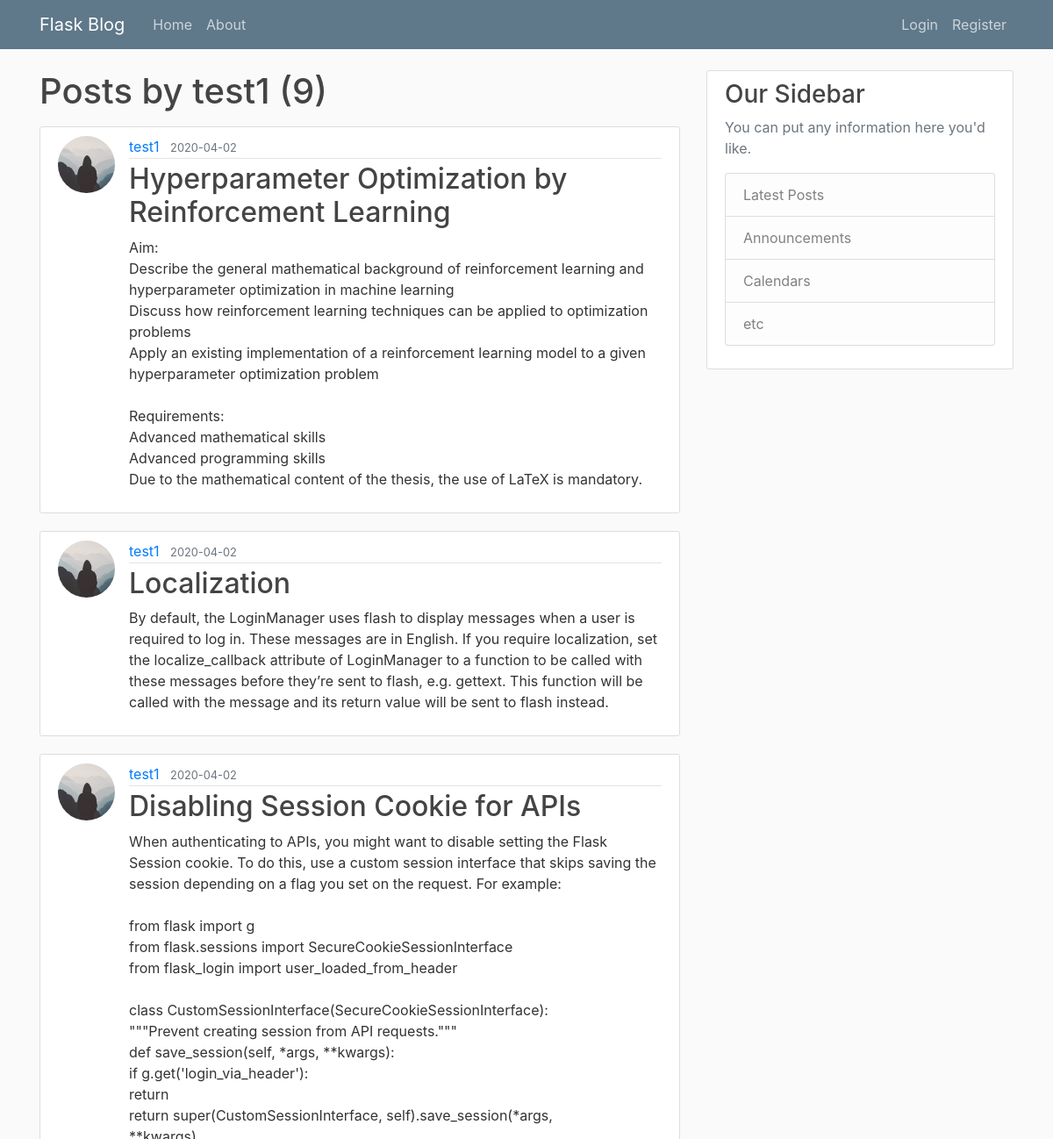
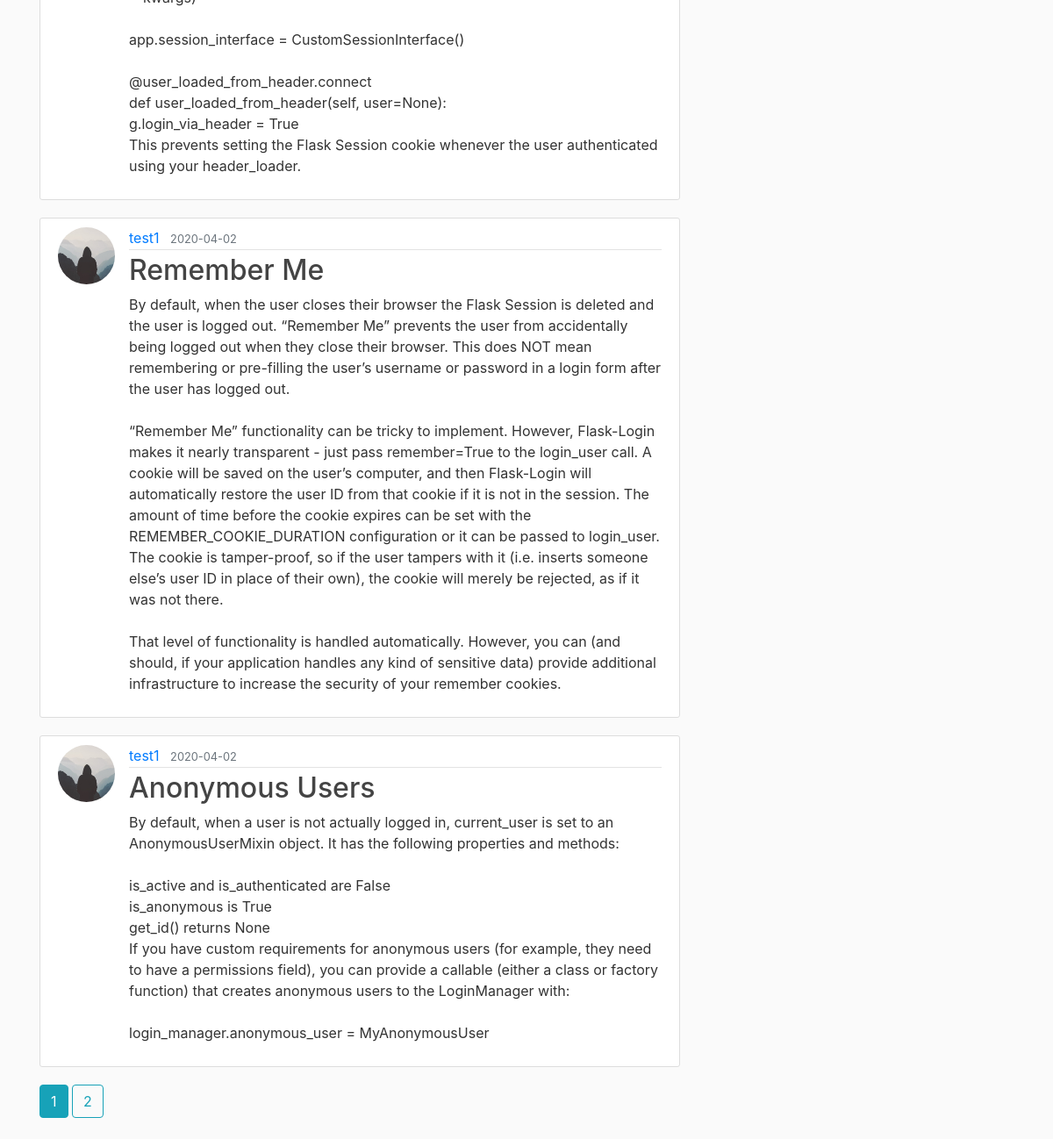
The app's page /user/test1 with its own data (2 pictures, top to bottom).
### flaskblog/models.py (models this page shows, shortened)
class User(db.Model, UserMixin):
    id = db.Column(db.Integer, primary_key=True)
    username = db.Column(db.String(20), unique=True, nullable=False)
    email = db.Column(db.String(120), unique=True, nullable=False)
    image_file = db.Column(db.String(20), nullable=False, default='default.jpg')
    password = db.Column(db.String(60),nullable=False)
    posts = db.relationship('Post',backref='author',lazy=True)

class Post(db.Model):
    id = db.Column(db.Integer, primary_key=True)
    title = db.Column(db.String(100), nullable=False)
    date_posted = db.Column(db.DateTime, nullable=False,default=datetime.utcnow)
    content = db.Column(db.Text, nullable=False)
    user_id = db.Column(db.Integer, db.ForeignKey('user.id'),nullable=False)

### flaskblog/users/routes.py (the view)
@users.route("/user/<string:username>")
def user_posts(username):
    page = request.args.get('page', 1, type=int)
    user = User.query.filter_by(username=username).first_or_404()
    posts = Post.query.filter_by(author=user)\
        .order_by(Post.date_posted.desc())\
        .paginate(page=page, per_page=5)
    return render_template('user_posts.html', posts=posts, user=user)

### flaskblog/templates/user_posts.html
{% extends "layout.html" %}
{% block content %}
<h1 class="mb-3">Posts by {{ user.username }} ({{ posts.total }})</h1>
{% for post in posts.items %}
<article class="media content-section">
    <img class="rounded-circle article-img"
        src="{{ url_for('static', filename='profile_pics/'+post.author.image_file) }}">
    <div class="media-body">
        <div class="article-metadata">
            <a class="mr-2" href="{{ url_for('users.user_posts', username=post.author.username) }}">{{ post.author.username }}</a>
            <small class="text-muted">{{ post.date_posted.strftime("%Y-%m-%d") }}</small>
        </div>
        <h2><a class="article-title" href="{{ url_for('posts.post',post_id=post.id) }}">{{ post.title }}</a></h2>
        <p class="article-content">{{ post.content }}</p>
    </div>
</article>
{% endfor %}
{% for page_num in posts.iter_pages(left_edge=1, right_edge=1, left_current=1, right_current=2) %}
{% if page_num %}
    {% if posts.page == page_num %}
        <a class="btn btn-info mb-4" href="{{ url_for('users.user_posts',username=user.username ,page=page_num) }}">{{ page_num }}</a>
    {% else %}
        <a class="btn btn-outline-info mb-4" href="{{ url_for('users.user_posts',username=user.username ,page=page_num) }}">{{ page_num }}</a>
    {% endif %}
{% else %}
    ...
{% endif %}
{% endfor %}
{% endblock content %}

### flaskblog/static/main.css (style rules this page uses)
body { background: #fafafa; color: #333333; margin-top: 5rem; }
h1, h2, h3, h4, h5, h6 { color: #444444; }
.content-section { background: #ffffff; padding: 10px 20px; border: 1px solid #dddddd; border-radius: 3px; margin-bottom: 20px; }
.article-title { color: #444444; }
.article-content { white-space: pre-line; }
.article-img { height: 65px; width: 65px; margin-right: 16px; }
.article-metadata { padding-bottom: 1px; margin-bottom: 4px; border-bottom: 1px solid #e3e3e3 }

### records on screen
User: username "test1"
Post: image_file (placeholder picture), author.username "test1", date_posted "2020-04-02", title "Hyperparameter Optimization by Reinforcement Learning", content "Aim: Describe the general mathematical background of reinforcement learning and hyperparameter optimization in machine learning Discuss how reinforcement learning techniques can be applied to optimization problems Apply an existing implementation of a reinforcement learning model to a given hyperparameter optimization problem Requirements: Advanced mathematical skills Advanced programming skills Due to the mathematical content of the thesis, the use of LaTeX is mandatory."
Post: image_file (placeholder picture), author.username "test1", date_posted "2020-04-02", title "Localization", content "By default, the LoginManager uses flash to display messages when a user is required to log in. These messages are in English. If you require localization, set the localize_callback attribute of LoginManager to a function to be called with these messages before they’re sent to flash, e.g. gettext. This function will be called with the message and its return value will be sent to flash instead."
Post: image_file (placeholder picture), author.username "test1", date_posted "2020-04-02", title "Disabling Session Cookie for APIs", content "When authenticating to APIs, you might want to disable setting the Flask Session cookie. To do this, use a custom session interface that skips saving the session depending on a flag you set on the request. For example: from flask import g from flask.sessions import SecureCookieSessionInterface from flask_login import user_loaded_from_header class CustomSessionInterface(SecureCookieSessionInterface): \"\"\"Prevent creating session from API requests.\"\"\" def save_session(self, *args, **kwargs): if g.get('login_via_header'): return return super(CustomSessionInterface, self).save_session(*args, **kwargs) app.session_interface = CustomSessionInterface() @user_loaded_from_header.connect def…"
Post: image_file (placeholder picture), author.username "test1", date_posted "2020-04-02", title "Remember Me", content "By default, when the user closes their browser the Flask Session is deleted and the user is logged out. “Remember Me” prevents the user from accidentally being logged out when they close their browser. This does NOT mean remembering or pre-filling the user’s username or password in a login form after the user has logged out. “Remember Me” functionality can be tricky to implement. However, Flask-Login makes it nearly transparent - just pass remember=True to the login_user call. A cookie will be saved on the user’s computer, and then Flask-Login will automatically restore the user ID from that cookie if it is not in the session. The amount of time before the cookie expires can be set with the…"
Post: image_file (placeholder picture), author.username "test1", date_posted "2020-04-02", title "Anonymous Users", content "By default, when a user is not actually logged in, current_user is set to an AnonymousUserMixin object. It has the following properties and methods: is_active and is_authenticated are False is_anonymous is True get_id() returns None If you have custom requirements for anonymous users (for example, they need to have a permissions field), you can provide a callable (either a class or factory function) that creates anonymous users to the LoginManager with: login_manager.anonymous_user = MyAnonymousUser"

### other values on screen
{{ posts.total }} "9"
{{ page_num }} "1"
{{ page_num }} "2"
